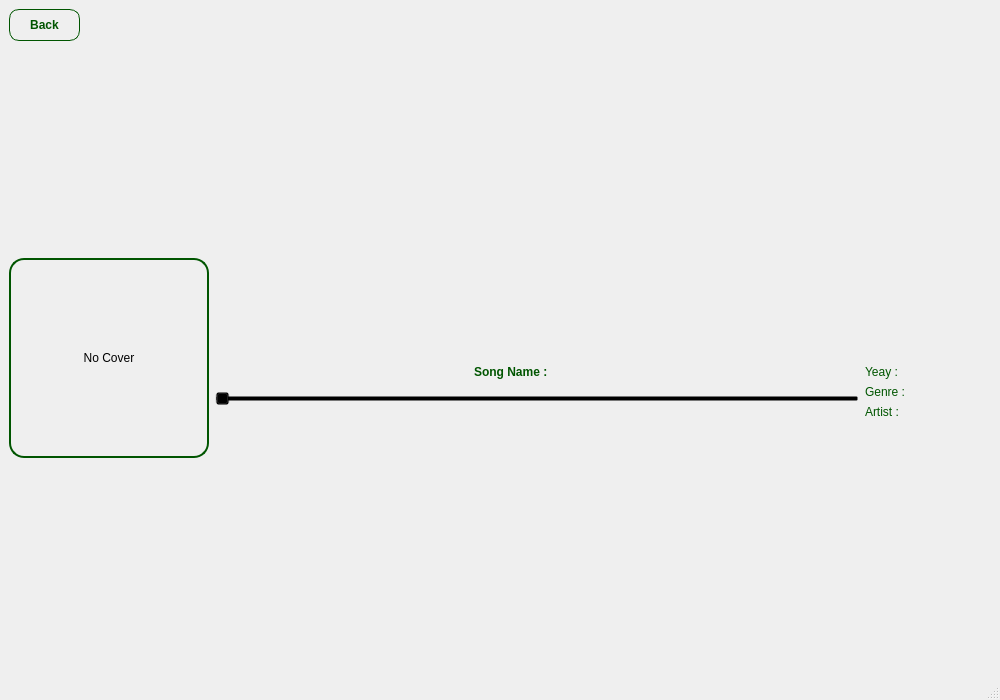
<?xml version="1.0" encoding="UTF-8"?>
<ui version="4.0">
 <class>SongWindow</class>
 <widget class="QMainWindow" name="SongWindow">
  <property name="geometry">
   <rect>
    <x>0</x>
    <y>0</y>
    <width>1000</width>
    <height>700</height>
   </rect>
  </property>
  <property name="windowTitle">
   <string>MainWindow</string>
  </property>
  <property name="styleSheet">
   <string notr="true">background-image: url(:/images/background/images/background .png);</string>
  </property>
  <widget class="QWidget" name="centralwidget">
   <layout class="QGridLayout" name="gridLayout_2" rowstretch="0,2,6" columnstretch="0,0">
    <item row="1" column="1">
     <layout class="QGridLayout" name="gridLayout_3" rowstretch="5" columnstretch="2,1">
      <item row="0" column="1">
       <widget class="QLabel" name="label">
        <property name="styleSheet">
         <string notr="true">image: url(:/images/logo/images/nweLogo.png);
background: transparent;
border: none;</string>
        </property>
        <property name="text">
         <string/>
        </property>
       </widget>
      </item>
      <item row="0" column="0">
       <spacer name="horizontalSpacer">
        <property name="orientation">
         <enum>Qt::Orientation::Horizontal</enum>
        </property>
        <property name="sizeHint" stdset="0">
         <size>
          <width>40</width>
          <height>20</height>
         </size>
        </property>
       </spacer>
      </item>
     </layout>
    </item>
    <item row="1" column="0" rowspan="2">
     <layout class="QHBoxLayout" name="horizontalLayout">
      <item>
       <widget class="QLabel" name="coverLabel">
        <property name="minimumSize">
         <size>
          <width>200</width>
          <height>200</height>
         </size>
        </property>
        <property name="maximumSize">
         <size>
          <width>200</width>
          <height>200</height>
         </size>
        </property>
        <property name="styleSheet">
         <string notr="true">border: 2px solid rgb(0, 85, 0);
border-radius: 15px;
</string>
        </property>
        <property name="text">
         <string>No Cover</string>
        </property>
        <property name="alignment">
         <set>Qt::AlignmentFlag::AlignCenter</set>
        </property>
       </widget>
      </item>
     </layout>
    </item>
    <item row="2" column="1">
     <layout class="QGridLayout" name="gridLayout" rowstretch="2,0,0,0,3" columnstretch="2,1,2,1">
      <item row="4" column="0">
       <spacer name="verticalSpacer_4">
        <property name="orientation">
         <enum>Qt::Orientation::Vertical</enum>
        </property>
        <property name="sizeHint" stdset="0">
         <size>
          <width>20</width>
          <height>40</height>
         </size>
        </property>
       </spacer>
      </item>
      <item row="1" column="1">
       <layout class="QFormLayout" name="formLayout_2">
        <item row="0" column="0">
         <widget class="QLabel" name="label_6">
          <property name="styleSheet">
           <string notr="true">color: rgb(0, 85, 0);
font: 700 16pt &quot;Segoe UI&quot;;
font-weight: bold;
background: transparent;</string>
          </property>
          <property name="text">
           <string>Song Name :</string>
          </property>
         </widget>
        </item>
        <item row="0" column="1">
         <widget class="QLabel" name="songNameLabel">
          <property name="styleSheet">
           <string notr="true">color: rgb(0, 143, 0);
font: 700 16pt &quot;Segoe UI&quot;;
font-weight: bold;
background: transparent;</string>
          </property>
          <property name="text">
           <string/>
          </property>
         </widget>
        </item>
       </layout>
      </item>
      <item row="1" column="0">
       <spacer name="horizontalSpacer_2">
        <property name="orientation">
         <enum>Qt::Orientation::Horizontal</enum>
        </property>
        <property name="sizeHint" stdset="0">
         <size>
          <width>40</width>
          <height>20</height>
         </size>
        </property>
       </spacer>
      </item>
      <item row="2" column="0" colspan="3">
       <widget class="QSlider" name="horizontalSlider">
        <property name="styleSheet">
         <string notr="true">color: rgb(0, 85, 0);
background: transparent;</string>
        </property>
        <property name="orientation">
         <enum>Qt::Orientation::Horizontal</enum>
        </property>
       </widget>
      </item>
      <item row="1" column="2">
       <spacer name="horizontalSpacer_3">
        <property name="orientation">
         <enum>Qt::Orientation::Horizontal</enum>
        </property>
        <property name="sizeHint" stdset="0">
         <size>
          <width>40</width>
          <height>20</height>
         </size>
        </property>
       </spacer>
      </item>
      <item row="0" column="0">
       <spacer name="verticalSpacer">
        <property name="orientation">
         <enum>Qt::Orientation::Vertical</enum>
        </property>
        <property name="sizeHint" stdset="0">
         <size>
          <width>20</width>
          <height>40</height>
         </size>
        </property>
       </spacer>
      </item>
      <item row="3" column="0" colspan="3">
       <layout class="QHBoxLayout" name="horizontalLayout_2" stretch="0,0,0,0,0">
        <item>
         <spacer name="horizontalSpacer_4">
          <property name="orientation">
           <enum>Qt::Orientation::Horizontal</enum>
          </property>
          <property name="sizeHint" stdset="0">
           <size>
            <width>40</width>
            <height>20</height>
           </size>
          </property>
         </spacer>
        </item>
        <item>
         <widget class="QPushButton" name="lastSongPushButton">
          <property name="styleSheet">
           <string notr="true">background: transparent;
border: none;</string>
          </property>
          <property name="text">
           <string/>
          </property>
          <property name="icon">
           <iconset resource="resources.qrc">
            <normaloff>:/songs/images/last10sOfSongIcon.png</normaloff>:/songs/images/last10sOfSongIcon.png</iconset>
          </property>
          <property name="iconSize">
           <size>
            <width>80</width>
            <height>80</height>
           </size>
          </property>
         </widget>
        </item>
        <item>
         <widget class="QPushButton" name="playOrStoppushButton">
          <property name="styleSheet">
           <string notr="true">background: transparent;
border: none;</string>
          </property>
          <property name="text">
           <string/>
          </property>
          <property name="icon">
           <iconset resource="resources.qrc">
            <normaloff>:/songs/images/StopSongIcon.png</normaloff>:/songs/images/StopSongIcon.png</iconset>
          </property>
          <property name="iconSize">
           <size>
            <width>80</width>
            <height>80</height>
           </size>
          </property>
         </widget>
        </item>
        <item>
         <widget class="QPushButton" name="nexSongPushButton">
          <property name="styleSheet">
           <string notr="true">background: transparent;
border: none;</string>
          </property>
          <property name="text">
           <string/>
          </property>
          <property name="icon">
           <iconset resource="resources.qrc">
            <normaloff>:/songs/images/next10sOfSongIcon.png</normaloff>:/songs/images/next10sOfSongIcon.png</iconset>
          </property>
          <property name="iconSize">
           <size>
            <width>80</width>
            <height>80</height>
           </size>
          </property>
         </widget>
        </item>
        <item>
         <spacer name="horizontalSpacer_5">
          <property name="orientation">
           <enum>Qt::Orientation::Horizontal</enum>
          </property>
          <property name="sizeHint" stdset="0">
           <size>
            <width>40</width>
            <height>20</height>
           </size>
          </property>
         </spacer>
        </item>
       </layout>
      </item>
      <item row="1" column="3" rowspan="3">
       <layout class="QFormLayout" name="formLayout">
        <item row="0" column="0">
         <widget class="QLabel" name="label_2">
          <property name="styleSheet">
           <string notr="true">color: rgb(0, 85, 0);
background: transparent;
font: 700 11pt &quot;Segoe UI&quot;;</string>
          </property>
          <property name="text">
           <string>Yeay :</string>
          </property>
         </widget>
        </item>
        <item row="0" column="1">
         <widget class="QLabel" name="songYearLabel">
          <property name="styleSheet">
           <string notr="true">color: rgb(0, 143, 0);
background: transparent;</string>
          </property>
          <property name="text">
           <string/>
          </property>
         </widget>
        </item>
        <item row="1" column="0">
         <widget class="QLabel" name="label_4">
          <property name="styleSheet">
           <string notr="true">color: rgb(0, 85, 0);
background: transparent;
font: 700 11pt &quot;Segoe UI&quot;;</string>
          </property>
          <property name="text">
           <string>Genre :</string>
          </property>
         </widget>
        </item>
        <item row="1" column="1">
         <widget class="QLabel" name="songGenreLabel">
          <property name="styleSheet">
           <string notr="true">color: rgb(0, 143, 0);
background: transparent;</string>
          </property>
          <property name="text">
           <string/>
          </property>
         </widget>
        </item>
        <item row="2" column="0">
         <widget class="QLabel" name="label_7">
          <property name="styleSheet">
           <string notr="true">color: rgb(0, 85, 0);
background: transparent;
font: 700 11pt &quot;Segoe UI&quot;;</string>
          </property>
          <property name="text">
           <string>Artist :</string>
          </property>
         </widget>
        </item>
        <item row="2" column="1">
         <widget class="QLabel" name="songArtistLabel">
          <property name="styleSheet">
           <string notr="true">color: rgb(0, 143, 0);
background: transparent;</string>
          </property>
          <property name="text">
           <string/>
          </property>
         </widget>
        </item>
       </layout>
      </item>
     </layout>
    </item>
    <item row="0" column="0" colspan="2">
     <layout class="QHBoxLayout" name="horizontalLayout_6">
      <item>
       <widget class="QPushButton" name="pushButton">
        <property name="styleSheet">
         <string notr="true">background-image: url(:/images/background/images/witeBackground.png);
border: 1px solid rgb(0, 85, 0);
border-radius: 10px;
padding: 8px 20px;
color: rgb(0, 85, 0);
font-weight: bold;
</string>
        </property>
        <property name="text">
         <string>Back</string>
        </property>
       </widget>
      </item>
      <item>
       <spacer name="horizontalSpacer_6">
        <property name="orientation">
         <enum>Qt::Orientation::Horizontal</enum>
        </property>
        <property name="sizeHint" stdset="0">
         <size>
          <width>40</width>
          <height>20</height>
         </size>
        </property>
       </spacer>
      </item>
     </layout>
    </item>
   </layout>
  </widget>
  <widget class="QMenuBar" name="menubar">
   <property name="geometry">
    <rect>
     <x>0</x>
     <y>0</y>
     <width>1000</width>
     <height>22</height>
    </rect>
   </property>
  </widget>
  <widget class="QStatusBar" name="statusbar"/>
 </widget>
 <resources>
  <include location="resources.qrc"/>
 </resources>
 <connections/>
</ui>
